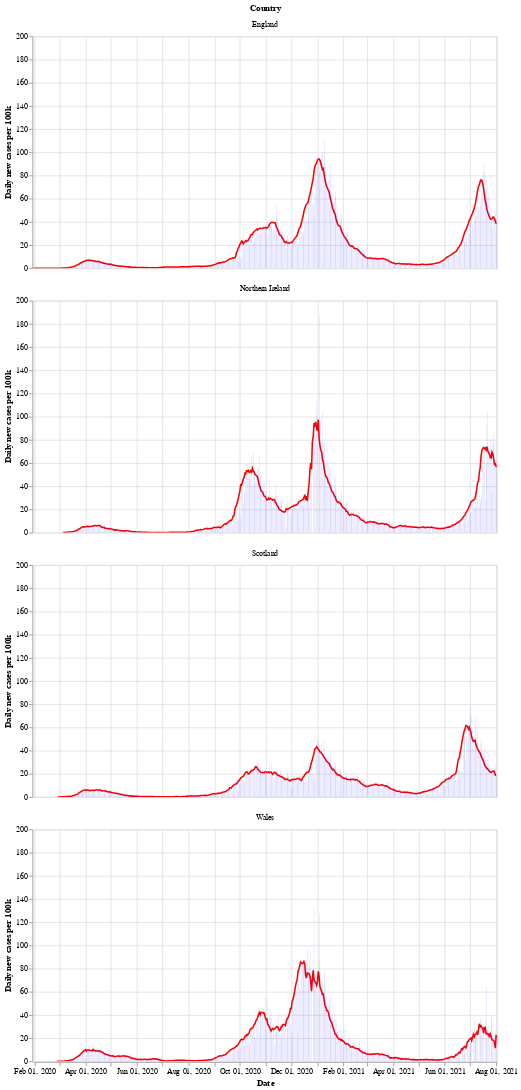

The notebook cell this image was saved under:
### Markdown cell above
Next is a bar chart of the number of new cases in each country (per 100k population), with the 7 day moving average of cases. Again we see that Wales saw a longer period of raising and falling cases compared to the other countries.

After a period of cases falling, each nation is now seeing a rise in the number of cases - especially in Wales.

### Code cell
# collapse
bars = alt.Chart(uk_cases).mark_bar().encode(
    x=alt.X("yearmonthdate(date):T", axis=alt.Axis(title='Date')),
    y=alt.Y("newCasesRate:Q", axis=alt.Axis(title='Daily new cases per 100k')),
    tooltip='newCasesRate',
    color=alt.condition(
        alt.datum.dailyChange > 0,
        alt.value("orange"),  # The positive color
        alt.value("blue")  # The negative color
    )
).properties(title='New cases per 100k population with rolling 7 day average', width=600).interactive()
line = alt.Chart(uk_cases).mark_line(
    color='red',
    size=2,
).transform_window(
    rolling_mean='mean(newCasesRate)',
    frame=[0, 7],
    groupby=['areaName']
).encode(
    x='yearmonthdate(date):T',
    y='rolling_mean:Q'
)
alt.layer(line, bars, data=uk_cases).facet(alt.Row('areaName', title='Country'), columns=1)

### Figure 1 — Vega-Lite specification as saved in the notebook (floating-point values rounded to 4 significant figures; data arrays with more than 128 entries replaced by an {"elided": "..."} marker saying what was removed)
{"config": {"view": {"continuousWidth": 400, "continuousHeight": 300}}, "data": {"name": "data-04b92485cb95752a7b35fde4e3bc4acb"}, "facet": {"type": "nominal", "field": "areaName", "title": "Country"}, "spec": {"layer": [{"mark": {"type": "line", "color": "red", "size": 2}, "encoding": {"x": {"type": "temporal", "field": "date", "timeUnit": "yearmonthdate"}, "y": {"type": "quantitative", "field": "rolling_mean"}}, "transform": [{"window": [{"op": "mean", "field": "newCasesRate", "as": "rolling_mean"}], "frame": [0, 7], "groupby": ["areaName"]}]}, {"mark": "bar", "encoding": {"color": {"condition": {"value": "orange", "test": "(datum.dailyChange > 0)"}, "value": "blue"}, "tooltip": {"type": "quantitative", "field": "newCasesRate"}, "x": {"type": "temporal", "axis": {"title": "Date"}, "field": "date", "timeUnit": "yearmonthdate"}, "y": {"type": "quantitative", "axis": {"title": "Daily new cases per 100k"}, "field": "newCasesRate"}}, "selection": {"selector002": {"type": "interval", "bind": "scales", "encodings": ["x", "y"]}}, "title": "New cases per 100k population with rolling 7 day average", "width": 600}]}, "columns": 1, "$schema": "https://vega.github.io/schema/vega-lite/v4.8.1.json", "datasets": {"data-04b92485cb95752a7b35fde4e3bc4acb": {"elided": "2108 records"}}}
